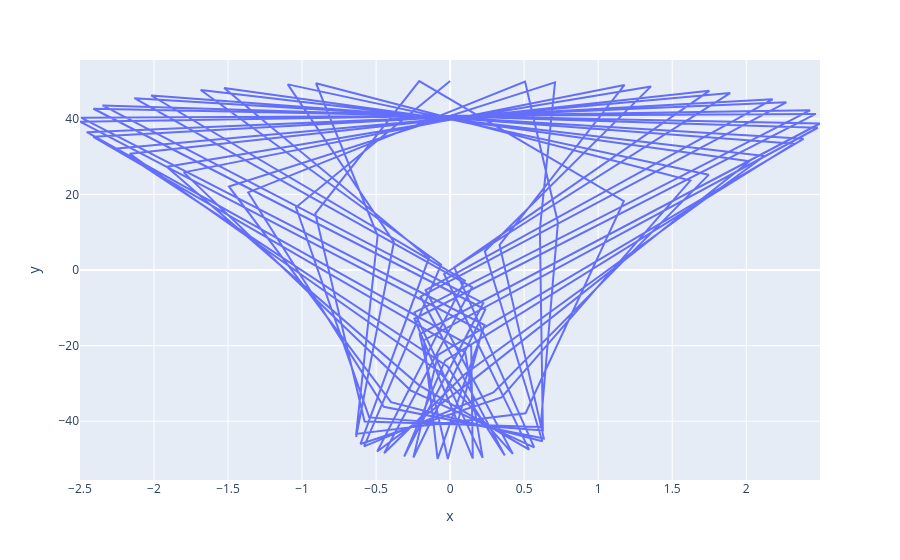

Notebook cell for this chart:
### Code cell
import numpy as np
import plotly.express as px

t = np.linspace(0, 10, 100)
w = 50
x = np.sin(w * t) + np.sin(4*w*t) + np.sin(3*w*t)
y = w * np.cos(w*t)

fig = px.line(
    x=x,
    y=y
)

fig.show(
)
